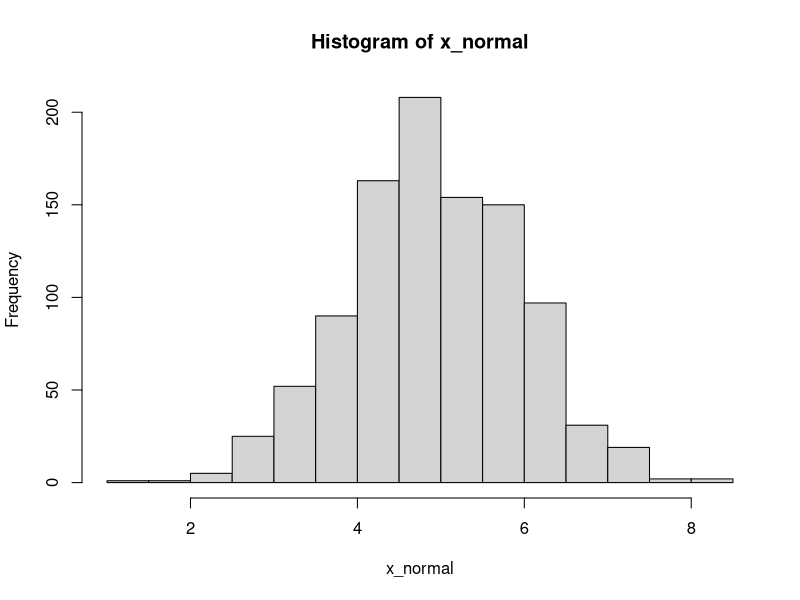
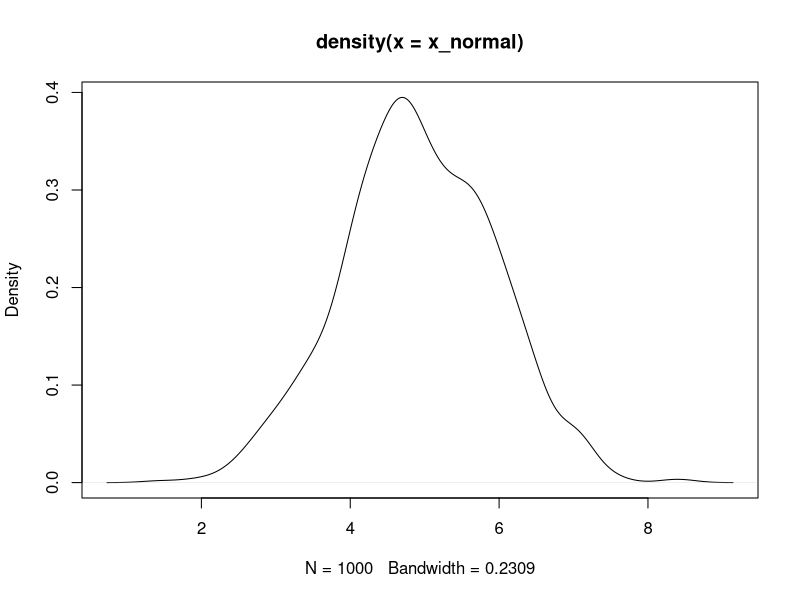
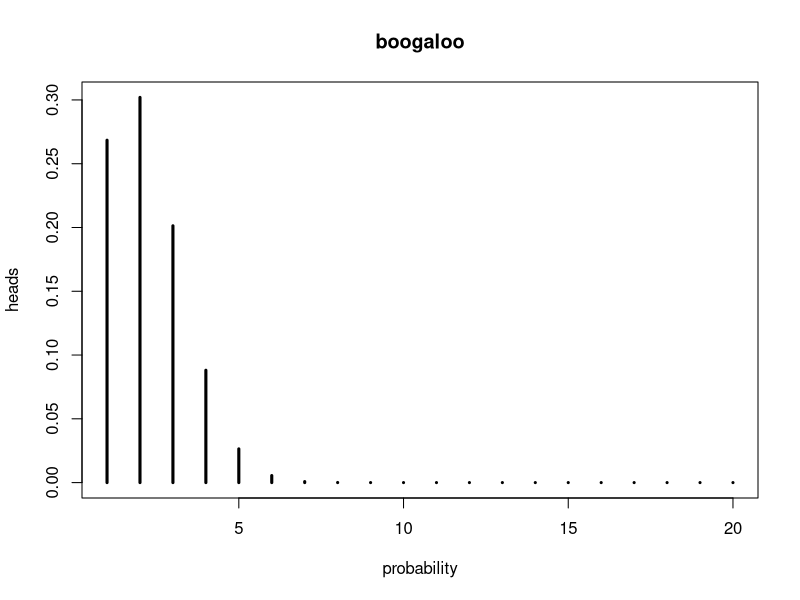

Generate these figures, in order, with R: (Note: this script raises an error after producing the figures.)
## ---- chunk 1
knitr::opts_chunk$set(echo = TRUE)
## ---- chunk 2

n_samples <- 1000
x_mean <- 5 
x_sd <- 9
x_normal <- rnorm(n_samples,mean(x_mean,sd=x_sd))  
x_density <- density(x_normal)

g1 = hist(x_normal)

g2 = plot(x_density)




## ---- chunk 3

dnorm(x_mean, mean = x_mean, sd = x_sd)
pnorm(2)
pnorm(10)
qnorm(0.001)

## ---- chunk 4

x=1:20
y=dbinom(x, size=10, prob=0.2)

plot(x,y,type = 'h',
     main = "boogaloo",
     ylab = "heads",
     xlab = "probability",
     lwd=3)

## ---- chunk 5

xe = rexp(10, rate = 10)
xe = as.data.frame(xe)

ggplot(xe, aes(x=xe)) + geom_density() + theme_classic() + labs(main="expo", xlab="value", ylab="density") + xlim(0,3)

## ---- chunk 6

data = skewdata

hist(data$values)
summary(data)

## ---- chunk 7

mean.values = mean(data$values)
sd.values=sd(data$values)

qnorm(0.975)

## ---- chunk 8

ucl = mean.values+qnorm(0.975)*sd.values/sqrt(30)
lcl = mean.values-qnorm(0.975)*sd.values/sqrt(30)
#upper confidence limit and lower confidence limit
ucl
lcl

## ---- chunk 9
#bootstrap
plot(c(0,30), c(0,60), type="n", xlab="sample", ylab="conf")
for (k in seq(5,30,3)){
a=numeric(1000)
for (i in 1:1000){
a[i]=mean(sample(data$values,k,replace=T))
}
points(c(k,k),quantile(a,c(0.025,0.975)), type="b", pch=21, bg="red")
}
#page 62 crawley

## ---- chunk 10

plot(c(0,30),c(0,60),type="n",xlab="Sample size",
ylab="Confidence interval")
for(k in seq(5,30,3)){
a <- numeric(10000)
for (i in 1:10000){
a[i] <- mean(sample(data$values,k,replace=T))
}
points(c(k,k),quantile(a,c(.025,.975)),type="b",pch=21,bg="red")
}
